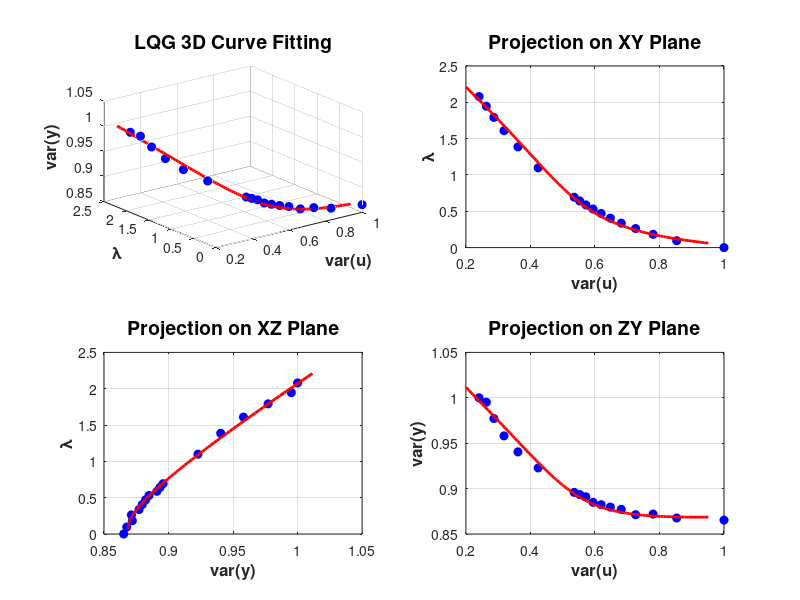

Recreate this plot in MATLAB.
% Step 1: 加载数据
x = [0, 0.1, 0.2, 0.3, 0.4, 0.5, 0.6, 0.7, 0.8, 0.9, 1, 2, 3, 4, 5, 6, 7]'; %λ
y = [1.0259, 0.8754, 0.8005, 0.7448, 0.6992, 0.6645, 0.6351, 0.6096, 0.5866, 0.5671, 0.5496, 0.4350, 0.3707, 0.3263, 0.2941, 0.2702, 0.2470]'; %var(u)
z = [1.5948, 1.5991, 1.6071, 1.6058, 1.6167, 1.6213, 1.6261, 1.6309, 1.6422, 1.6467, 1.6511, 1.7008, 1.7333, 1.7658, 1.8010, 1.8342, 1.8431]'; %var(y)
% 数据处理
x = log(1 + x); % 将z中数据取对数
y = y / 1.0259; % 将y中数据除以1.0259
z = z / 1.8431; % 将x中数据除以1.8431
% Step 2: 创建一个参数 t
t = (1:length(x))';

% 使用多项式拟合 x(t), y(t), z(t)
dim=3;
p_x = polyfit(t, x, dim);
p_y = polyfit(t, y, dim);
p_z = polyfit(t, z, dim);

% 生成插值点
t_fit = linspace(min(t), max(t), 100);
x_fit = polyval(p_x, t_fit);
y_fit = polyval(p_y, t_fit);
z_fit = polyval(p_z, t_fit);

% Step 3: 清除所有之前的图形窗口并绘制3D曲线和投影
% close all; % 关闭所有图形窗口
% clf; % 清除当前图形窗口中的内容
% figure; % 创建一个新窗口

% 3D曲线
subplot(2, 2, 1); % 创建子图1
plot3(y, x, z, 'bo', 'MarkerSize', 6, 'MarkerFaceColor', 'b');
hold on;
plot3(y_fit, x_fit, z_fit, 'r-', 'LineWidth', 2);
xlabel('var(u)', 'FontSize', 12, 'FontWeight', 'bold');
ylabel('λ', 'FontSize', 12, 'FontWeight', 'bold');
zlabel('var(y)', 'FontSize', 12, 'FontWeight', 'bold');
title('LQG 3D Curve Fitting', 'FontSize', 14, 'FontWeight', 'bold');
grid on;
view(3);
rotate3d on;
hold off;

% XY投影
subplot(2, 2, 2); % 创建子图2
plot(y, x, 'bo', 'MarkerSize', 6, 'MarkerFaceColor', 'b');
hold on;
plot(y_fit, x_fit, 'r-', 'LineWidth', 2);
xlabel('var(u)', 'FontSize', 12, 'FontWeight', 'bold');
ylabel('λ', 'FontSize', 12, 'FontWeight', 'bold');
title('Projection on XY Plane', 'FontSize', 14, 'FontWeight', 'bold');
grid on;
hold off;

% XZ投影
subplot(2, 2, 3); % 创建子图3
plot(z, x, 'bo', 'MarkerSize', 6, 'MarkerFaceColor', 'b');
hold on;
plot(z_fit, x_fit, 'r-', 'LineWidth', 2);
xlabel('var(y)', 'FontSize', 12, 'FontWeight', 'bold');
ylabel('λ', 'FontSize', 12, 'FontWeight', 'bold');
title('Projection on XZ Plane', 'FontSize', 14, 'FontWeight', 'bold');
grid on;
hold off;

% YZ投影
subplot(2, 2, 4); % 创建子图4
plot(y, z, 'bo', 'MarkerSize', 6, 'MarkerFaceColor', 'b');
hold on;
plot(y_fit, z_fit, 'r-', 'LineWidth', 2);
xlabel('var(u)', 'FontSize', 12, 'FontWeight', 'bold');
ylabel('var(y)', 'FontSize', 12, 'FontWeight', 'bold');
title('Projection on ZY Plane', 'FontSize', 14, 'FontWeight', 'bold');
grid on;
hold off;

% 输出拟合函数的表达式
fprintf('LQG三维曲线的数学表达式:\n');
fprintf('x(t){λ} = %.4f*t^3 + %.4f*t^2 + %.4f*t + %.4f\n', p_x);
fprintf('y(t){u} = %.4f*t^3 + %.4f*t^2 + %.4f*t + %.4f\n', p_y);
fprintf('z(t){y} = %.4f*t^3 + %.4f*t^2 + %.4f*t + %.4f\n', p_z);
